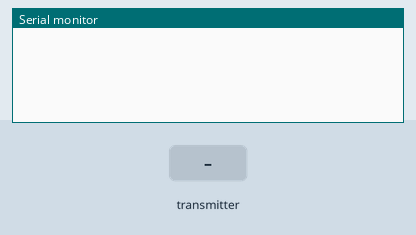
The sketch below on a simulated Arduino Uno, built with avr-gcc and run on an emulated ATmega328P. On the bench: the last lines printed to the serial monitor. The test bench sets the inputs (shaded band). No radio packets arrive unless stated.

Above: at 1.2 s.
1.3 s: the transmitter starts sending vehicleID = 0
At 1.37 s:
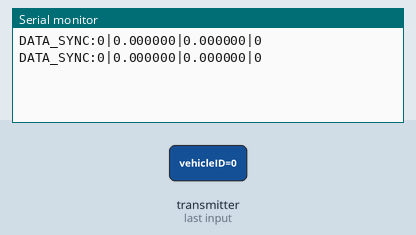
3.2 s: the transmitter starts sending incidentType = 1
At 3.27 s:
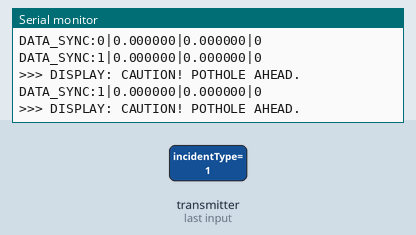
4.7 s: the transmitter starts sending latitude = 25
6.2 s: the transmitter starts sending longitude = 25
7.7 s: the transmitter starts sending incidentType = 0
At 7.77 s:
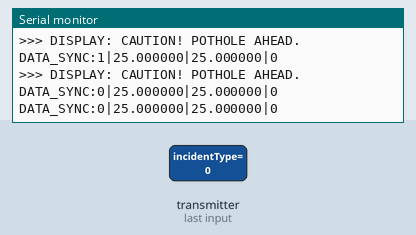
10.7 s: the transmitter starts sending latitude = 0
At 10.71 s:
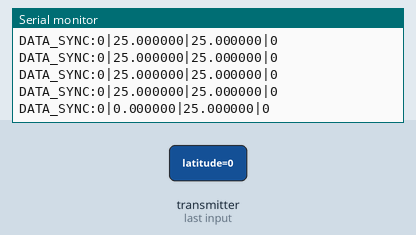

Measured:
- after the input at 1.3 s, the serial monitor: prints a new line at once (image 1)
- after the input at 3.2 s, the serial monitor: prints a new line at once (image 2)
- after the input at 7.7 s, the serial monitor: prints a new line at once (image 3)
- after the input at 10.7 s, the serial monitor: prints a new line at once (image 4)

The sketch:

Receiver_Master.ino
```cpp
#include <SPI.h>
#include <nRF24L01.h>
#include <RF24.h>
#include "V2V_Protocol.h"

RF24 radio(7, 8);
const byte address[6] = "V2V_01";

void setup() {
    Serial.begin(115200);
    radio.begin();
    radio.openReadingPipe(0, address);
    radio.startListening();
}

void loop() {
    if (radio.available()) {
        V2V_Packet p;
        radio.read(&p, sizeof(p));

        // Format for Python: "TYPE|LAT|LON|SEVERITY"
        Serial.print("DATA_SYNC:");
        Serial.print(p.incidentType); Serial.print("|");
        Serial.print(p.latitude, 6); Serial.print("|");
        Serial.print(p.longitude, 6); Serial.print("|");
        Serial.println(p.severity);

        // Simple Dashboard Alert Logic
        if (p.incidentType == 1) Serial.println(">>> DISPLAY: CAUTION! POTHOLE AHEAD.");
        if (p.incidentType == 2) Serial.println(">>> DISPLAY: CRITICAL! ACCIDENT REPORTED.");
        if (p.incidentType == 3) Serial.println(">>> DISPLAY: EMERGENCY! DISASTER AREA.");
        if (p.incidentType == 4) Serial.println(">>> DISPLAY: ALERT: ROAD BLOCK AHEAD.");
    }
}
```

V2V_Protocol.h
```cpp
#ifndef V2V_PROTOCOL_H
#define V2V_PROTOCOL_H

struct V2V_Packet {
    int vehicleID;      // Unique ID of the vehicle
    float latitude;     // GPS Lat
    float longitude;    // GPS Lon
    int incidentType;   // 1: Pothole, 2: Accident, 3: Disaster/Flood, 4: Road Block
    int severity;       // 1 (Minor) to 5 (Critical)
};

#endif
```
